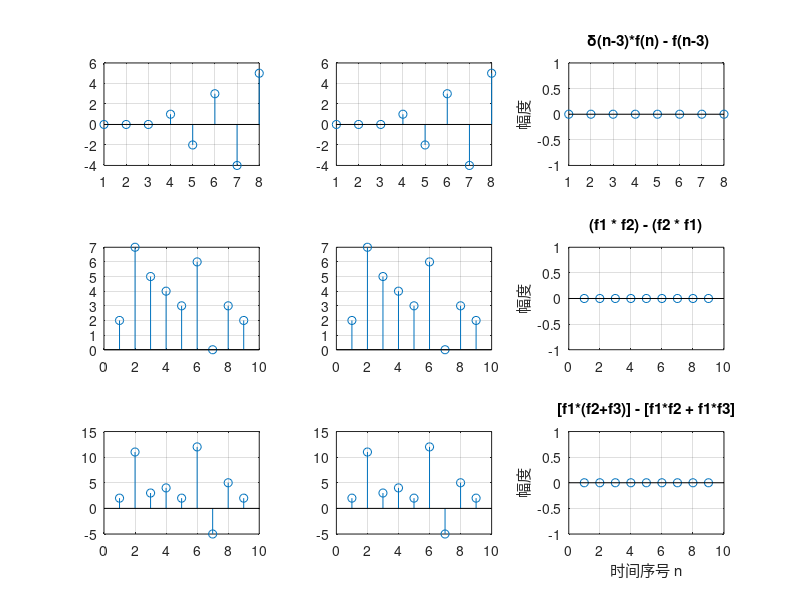

Here is the MATLAB script that generated this plot:
f  = [1, -2, 3, -4, 5];
f1 = [2, 1, 0, -1, 2]; 
f2 = [1, 3, 1, 2, 1]; 
f3 = [0, 2, -2, 1, 0];        


%% 单位冲激信号卷积
% delta(n-k) * f(n) = f(n-k)

delta_shifted = [0, 0, 0, 1]; 

LHS_1 = conv(delta_shifted, f);

RHS_1 = [0, 0, 0, f];

Error_1 = LHS_1 - RHS_1;

subplot(3,3,1);
stem(LHS_1);grid;
subplot(3,3,2);
stem(RHS_1);grid;
subplot(3,3,3);
stem(Error_1);
title([' \delta(n-3)*f(n) - f(n-3)']);
ylabel('幅度');
grid on;

%% 卷积交换律
% f1 * f2 = f2 * f1

LHS_2 = conv(f1, f2);
RHS_2 = conv(f2, f1);

Error_2 = LHS_2 - RHS_2;

subplot(3,3,4);
stem(LHS_2);grid;
subplot(3,3,5);
stem(RHS_2);grid;
subplot(3,3,6);
stem(Error_2);
title('(f1 * f2) - (f2 * f1)');
ylabel('幅度');
grid on;

%% 卷积分配律
% f1 * (f2 + f3) = f1 * f2 + f1 * f3

LHS_3 = conv(f1, (f2 + f3));
RHS_3 = conv(f1, f2) + conv(f1, f3);

Error_3 = LHS_3 - RHS_3;

subplot(3,3,7);
stem(LHS_3);grid;
subplot(3,3,8);
stem(RHS_3);grid;
subplot(3,3,9);
stem(Error_3);
title('[f1*(f2+f3)] - [f1*f2 + f1*f3]');
xlabel('时间序号 n');
ylabel('幅度');
grid on;